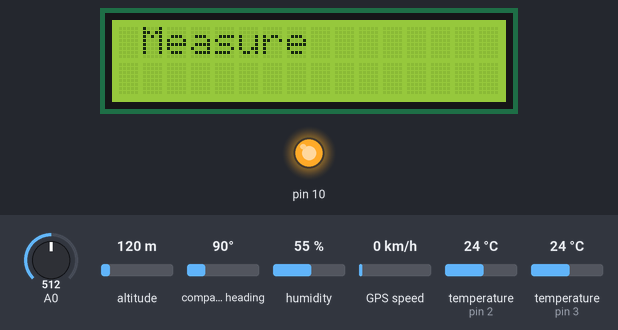
Simulated run of this sketch. Board: Arduino Uno, built with avr-gcc and run on an emulated ATmega328P. Parts: 16×2 character LCD, output pins drawn as LEDs (lit = HIGH). Inputs (shaded band) come from the test bench; at power-on: A0 = 512, altitude 120 m, compass heading 90°, humidity 55 %, GPS speed 0 km/h, temperature (sensors on pin 2, pin 3) 24 °C. Storage starts empty; the GPS gets a fix after 3 s at 37.7749, -122.4194 with 8 satellites; what the sketch prints to the serial monitor is not drawn. At 14.0 s the program stops and its outputs stay as they are.

Above: at 2.2 s.
2.3 s: A0 set to 386
6.4 s: A0 set to 372
At 7.8 s:
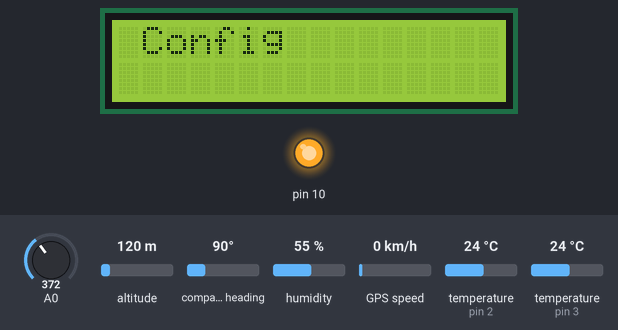
8.4 s: A0 set to 202
10.1 s: A0 set to 181
At 12.1 s:
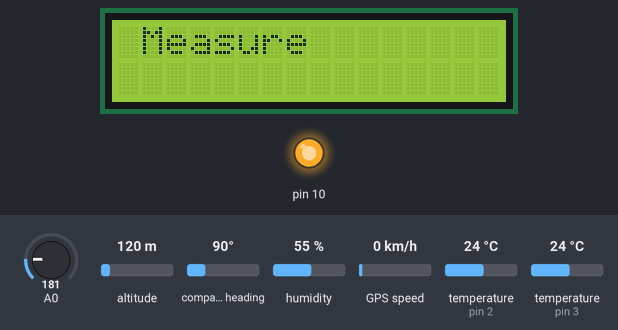
12.4 s: A0 set to 30
At 15.1 s:
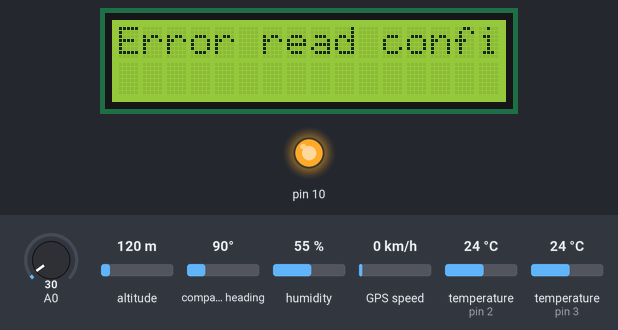
Timing chart, 0 to 15.5 s (numbered marks = the images above; inputs shaded):
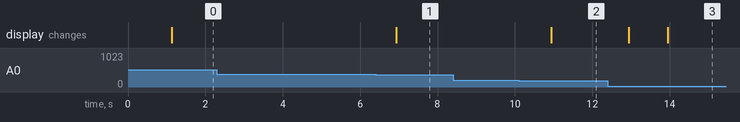

The sketch:

Non-blocking-Temperatursensor.ino
```cpp
#include <LiquidCrystal.h>
#include "DHT.h"
#include <SD.h>
#include <SPI.h>
#include <SoftwareSerial.h>
#include <TinyGPS++.h>
#include <OneWire.h>
#include <DallasTemperature.h>

//gps settings
// this pin will output the DTR signal (as set by the pc)
#define GPS_RXPIN 15 //tx on gps
#define GPS_TXPIN 16
//#define LED_PIN_VALID_SIGNAL 12 //diese led soll ein gültiges signal anzeigen


#define INTERVAL 1000

#define BUTTON_RIGHT  0
#define BUTTON_UP     1
#define BUTTON_DOWN   2
#define BUTTON_LEFT   3
#define BUTTON_SELECT 4
#define BUTTON_NONE   5

#define MENU_MIN 1
#define MENU_MAX 2
#define MENU_MEASURE 1
#define MENU_CONFIG 2

#define SUBMENU 10 //from here it is all submenus, used for moving up

#define SUBMENU_MEASURE_MIN 10
#define SUBMENU_MEASURE_MAX 13
#define SUBMENU_MEASURE_POS 10 //position in list
#define SUBMENU_MEASURE_TEMP 11
#define SUBMENU_MEASURE_DATE 12
#define SUBMENU_MEASURE_SATELLITES 13

#define SUBMENU_CONFIG_MIN 20
#define SUBMENU_CONFIG_MAX 21
#define SUBMENU_CONFIG_CURRENT 20 //position in list
#define SUBMENU_CONFIG_NEW 21
#define SUBMENU_CONFIG_EDIT 22

//CONFIGURATION/////////////////////////////////////////////
LiquidCrystal lcd(8, 9, 4, 5, 6, 7);

TinyGPSPlus gps;
// The serial connection to the GPS device
SoftwareSerial softwareSerial(GPS_RXPIN, GPS_TXPIN);

struct data {
  char date[11];
  char time[9];
  int year;
  byte month;
  byte day;
  byte hoD;
  byte minD;
  byte secD;
  float lat;
  float lng;
  byte numberSatellites;
  long hdop;
  float tempGround;
  float tempDevice;
};

data currentData;

long previousMillis = 0; //used in main loop for delay
uint8_t menuState = MENU_MEASURE;


void setup() {
  // put your setup code here, to run once:
  lcd.begin(16, 2);
  initializeSDCard();
  Serial.begin(9600);

  //begin gps
  softwareSerial.begin(9600);

  updateDisplay();
}

void loop() {
  // put your main code here, to run repeatedly:

  unsigned long currentMillis = millis();

  feedGPS();
  if (softwareSerial.overflow()) {
    Serial.println("Overflow");
  }

  //do this every second (interval = 1000)
  if (currentMillis - previousMillis > INTERVAL) {
    // save the last time you run the if clause
    previousMillis = currentMillis;
    Serial.print("Time: ");
    Serial.println( millis());
    Serial.print("menuState: ");
    Serial.println( menuState);

    getGPSPosition(&currentData);
    printGPSToSerial();

    feedGPS();
    getTemperature(&currentData);

    loopDisplay();
  }

  feedGPS();
  changeMenuState(getButton());
}


///////////////////////////////////////////////////
// updateDisplay
// Updates screen depending on the actual mode.
///////////////////////////////////////////////////
void updateDisplay() {
  switch (menuState) {
    case (MENU_MEASURE):
      write(1, 0, "Measure");
      break;

    case (MENU_CONFIG):
      write (1, 0, "Config");
      break;

    case (SUBMENU_MEASURE_POS):
      write("lon");
      lcd.setCursor(4, 0);
      lcd.print(currentData.lat, 6);
      overwrite(0, 1, "lat");
      lcd.setCursor(4, 1);
      lcd.print(currentData.lng, 5);
      break;

    case (SUBMENU_MEASURE_TEMP):
      write("grd");
      lcd.setCursor(4, 0);
      lcd.print(currentData.tempGround, 5);
      overwrite(0, 1, "dev");
      lcd.setCursor(4, 1);
      lcd.print(currentData.tempDevice, 5);
      break;

    case (SUBMENU_MEASURE_DATE):
      write("date");
      //      if (currentData.day < 10) {
      //        overwrite(0, 5, "0");
      //        lcd.setCursor(0, 6);
      //        lcd.print(currentData.day, 5);
      //      } else {
      //        lcd.setCursor(0, 5);
      //        lcd.print(currentData.day, 5);
      //      }
      //
      //      overwrite(0, 7, ".");
      //      if (currentData.month < 10) {
      //        overwrite(0, 5, "0");
      //        lcd.setCursor(0, 6);
      //        lcd.print(currentData.month, 5);
      //      } else {
      //        lcd.setCursor(0, 5);
      //        lcd.print(currentData.month, 5);
      //      }
      //
      //      overwrite(0, 9, ".");
      //      lcd.setCursor(0, 10);
      //      lcd.print(currentData.year, 5);

      overwrite(5, 0, currentData.date);
      overwrite(0, 1, "time");
      overwrite(5, 1, currentData.time);
      break;

    case (SUBMENU_MEASURE_SATELLITES):
      write("#sat");
      lcd.setCursor(5, 0);
      lcd.print(currentData.numberSatellites, 5);
      overwrite(0, 1, "hdop");
      lcd.setCursor(5, 1);
      lcd.print(currentData.hdop);
      break;

    case (SUBMENU_CONFIG_CURRENT):
      write("current config");
      //      char filename[14] = "";
      //      readConfig(filename);
      overwrite(0, 1, "test.txt");
      break;

    case (SUBMENU_CONFIG_NEW):
      break;

  }


}

void loopDisplay() {
  switch (menuState) {
    case (MENU_MEASURE):
    case (MENU_CONFIG):
      break;

    case (SUBMENU_MEASURE_POS):
      clearline(4, 0);
      lcd.setCursor(4, 0);
      lcd.print(currentData.lat, 5);
      clearline(4, 1);
      lcd.setCursor(4, 1);
      lcd.print(currentData.lng, 5);
      break;

    case (SUBMENU_MEASURE_TEMP):
      clearline(4, 0);
      lcd.setCursor(4, 0);
      lcd.print(currentData.tempGround, 5);
      clearline(4, 1);
      lcd.setCursor(4, 1);
      lcd.print(currentData.tempDevice, 5);
      break;

    case (SUBMENU_MEASURE_DATE):
      //      if (currentData.day < 10) {
      //        overwrite(0, 5, "0");
      //        lcd.setCursor(0, 6);
      //        lcd.print(currentData.day, 5);
      //      } else {
      //        lcd.setCursor(0, 5);
      //        lcd.print(currentData.day, 5);
      //      }
      //
      //      overwrite(0, 7, ".");
      //      if (currentData.month < 10) {
      //        overwrite(0, 5, "0");
      //        lcd.setCursor(0, 6);
      //        lcd.print(currentData.month, 5);
      //      } else {
      //        lcd.setCursor(0, 5);
      //        lcd.print(currentData.month, 5);
      //      }
      //
      //      overwrite(0, 9, ".");
      //      lcd.setCursor(0, 10);
      //      lcd.print(currentData.year, 5);
      clearline(5, 0);
      overwrite(5, 0, currentData.date);
      clearline(5, 1);
      overwrite(5, 1, currentData.time);
      break;

    case (SUBMENU_MEASURE_SATELLITES):
      clearline(5, 0);
      lcd.setCursor(5, 0);
      lcd.print(currentData.numberSatellites);
      clearline(5, 1);
      lcd.setCursor(5, 1);
      lcd.print(currentData.hdop);
      break;

    case (SUBMENU_CONFIG_CURRENT):
      write("current config");
      //      char filename[14] = "";
      //      readConfig(filename);
      overwrite(1, 0, "test.txt");
      break;

    case (SUBMENU_CONFIG_NEW):
      break;

  }

}

///////////////////////////////////////////////////
// changeMenuState
// changes the menu state depending on button pressed
///////////////////////////////////////////////////
void changeMenuState(uint8_t button) {
  if(button == BUTTON_NONE) return;
  switch (menuState) {
    case MENU_MEASURE:
    case MENU_CONFIG:
      handleButton(button, MENU_MIN, MENU_MAX);
      break;

    case SUBMENU_MEASURE_POS :
    case SUBMENU_MEASURE_TEMP :
    case SUBMENU_MEASURE_DATE :
    case SUBMENU_MEASURE_SATELLITES:
      handleButton(button, SUBMENU_MEASURE_MIN, SUBMENU_MEASURE_MAX);
      break;

    case SUBMENU_CONFIG_CURRENT:
    case SUBMENU_CONFIG_NEW :
    case SUBMENU_CONFIG_EDIT:
      handleButton(button, SUBMENU_CONFIG_MIN, SUBMENU_CONFIG_MAX);
      break;
  }
}


void handleButton(uint8_t button, uint8_t min, uint8_t max) {
  switch (button) {
    case BUTTON_UP:
      if (menuState > min) {
        menuState--;
        updateDisplay();
        Serial.println("button UP");
      }
      break;
    case BUTTON_DOWN:
      if (menuState < max) {
        menuState++;
        updateDisplay();
        Serial.println("button DOWN");
      }
      break;
    case BUTTON_LEFT:
      if (min >= SUBMENU) {
        menuState = MENU_MEASURE; //return to main menu
        updateDisplay();
      }
      Serial.println("button LEFT");
      break;
    case BUTTON_RIGHT:
    case BUTTON_SELECT:
      //TODO: depending menustate change state
      if (menuState < SUBMENU){
        menuState = menuState * 10;
        updateDisplay();
      }
      else if (min >= SUBMENU && menuState <= SUBMENU_MEASURE_MAX) { //measure submenue --> store measurement to file
        storeMeasurement(&currentData);
        updateDisplay();
      }

      Serial.println("button SELECT");
      break;
    default:
      break;
  }
}
```

gps.ino
```cpp
///////////////////////////////////////////////////////////////
bool feedGPS() {
  while (softwareSerial.available() > 0) {
    if (gps.encode(softwareSerial.read()))
      return true;
  }
  return false;
}

void getGPSPosition(struct data *position) {

  if (gps.location.isValid())
  { position->lat = (float)gps.location.lat();
    position->lng = (float)gps.location.lng();
  }
  if (gps.date.isValid())
  {
    position->year = (gps.date.year());
    position->month = (gps.date.month());
    position->day = (gps.date.day());
    sprintf(position->date, "%02d.%02d.%4d",
            position->day, position->month, position->year);
  }
  if (gps.time.isValid()) {
    position->hoD = int(gps.time.hour());
    position->minD = int(gps.time.minute());
    position->secD = int(gps.time.second());
    sprintf(position->time, "%02d:%02d:%02d",
            position->hoD, position->minD, position->secD);
  }
  position->numberSatellites = int(gps.satellites.value());
  position->hdop = int(gps.hdop.value());

  //  sprintf(position->date, "%02d.%02d.%4d",
  //          31, 12, 2015);
  //  sprintf(position->time, "%02d:%02d:%02d",
  //          20, 15, 34);
  //  position->lat = 222.34;
  //  position->lng = 111.56;
  //  position->numberSatellites = 8;

}

void printGPSToSerial()
{
  Serial.print(F("Location: "));
  if (gps.location.isValid())
  {
    Serial.print(gps.location.lat(), 6);
    Serial.print(F(","));
    Serial.print(gps.location.lng(), 6);
  }
  else
  {
    Serial.print(F("INVALID"));
  }

  Serial.print(F("  Date/Time: "));
  if (gps.date.isValid())
  {
    Serial.print(gps.date.month());
    Serial.print(F("/"));
    Serial.print(gps.date.day());
    Serial.print(F("/"));
    Serial.print(gps.date.year());
  }
  else
  {
    Serial.print(F("INVALID"));
  }

  Serial.print(F(" "));
  if (gps.time.isValid())
  {
    if (gps.time.hour() < 10) Serial.print(F("0"));
    Serial.print(gps.time.hour());
    Serial.print(F(":"));
    if (gps.time.minute() < 10) Serial.print(F("0"));
    Serial.print(gps.time.minute());
    Serial.print(F(":"));
    if (gps.time.second() < 10) Serial.print(F("0"));
    Serial.print(gps.time.second());
    Serial.print(F("."));
    if (gps.time.centisecond() < 10) Serial.print(F("0"));
    Serial.print(gps.time.centisecond());
  }
  else
  {
    Serial.print(F("INVALID"));
  }

  Serial.println();
}
```

sdcard.ino
```cpp
#define CHIP_SELECT 10 //pin for accessing the sd
#define MAX_LENGTH_FILENAME 8
#define CONFIG_FILE "conf.txt" //config file to store the current logfile name


///////////////////////////////////////////////////
//readConfig
//reads the logfilename from the config file
///////////////////////////////////////////////////
void readConfig(char* filename) {
  uint8_t pos = 0;
  char character;
  //char buffer[14] = "";
  //String settingValue;
  File configFile = SD.open(CONFIG_FILE);
  if (configFile) {
    while (configFile.available()) {
      character = configFile.read();
      //while( configFile.available() && (character != '[')){
      //  character = configFile.read();
      //}
      while (configFile.available() && (character != '=')) { //&& pos < 14) {
        character = configFile.read();
      }
      character = configFile.read(); // leave out the '='
      while (configFile.available() && (character != ']') && pos < 14) {
        filename[pos] = character;
        pos++;
        //settingValue = settingValue + character;
        character = configFile.read();
      }
      //Debugging Printing
      // write("Current config", buffer);
    }
    // close the file:
    configFile.close();
    uint8_t length;
    for (length = 14; length > 0; length--) {
      if (filename[length - 1] == ' ') filename[length - 1] = 0;
      else break;
    }
    return;
  }
  else {
    // if the file didn't open, print an error:
    write("Error read config");
    while (true);
    //Serial.println("Error opening configuration");
    return;
  }
}

///////////////////////////////////////////////////
//writeConfig
//writes the current logfilename to the config file
///////////////////////////////////////////////////
void writeConfig(char* filename, bool printExtension = true) {
  // Delete the old One
  SD.remove(CONFIG_FILE);
  // Create new one
  File logFile = SD.open(CONFIG_FILE, FILE_WRITE);
  logFile.print("[");
  logFile.print("filename=");
  logFile.print(filename);
  if (printExtension) logFile.println(".txt]");
  // close the file:
  logFile.close();
}

///////////////////////////////////////////////////
//storeMeasurement
//Messwert speichern in ausgewählte Logdatei
//speichern
///////////////////////////////////////////////////
void storeMeasurement(struct data *currentData) {
  //TODO
  char filename[14] = "";
  readConfig(filename);
  File datafile = SD.open(filename, FILE_WRITE);
  // if the file is available, write to it:
  if (datafile) {
    datafile.print(currentData->lat, 8);
    datafile.print(",");
    datafile.print(currentData->lng, 8);
    datafile.print(",");
    datafile.print(currentData->date);
    datafile.print(",");
    datafile.print(currentData->time);
    datafile.print(",");
    datafile.print(currentData->tempGround, 8);
    datafile.print(",");
    datafile.print(currentData->tempDevice, 8);
    datafile.println("");

    // dataFile.println(position);
    datafile.close();
    //Serial.println("Measurement done");
  }
  // if the file isn't open, pop up an error:
  else {
    write("Error writing", "measurement to file");
    //waitButton();
    //Serial.println("Error open file");
    //delay(3000);
  }
}

///////////////////////////////////////////////////
//initializeSDCard
//opens communication to sd card
///////////////////////////////////////////////////
void initializeSDCard() {
  // Open serial communications and wait for port to open:
  Serial.begin(9600);
  while (!Serial) {
    ; // wait for serial port to connect. Needed for Leonardo only
  }
  //Serial.print("Initializing SD card...");
  // make sure that the default chip select pin is set to
  // output, even if you don't use it:
  pinMode(10, OUTPUT);
  digitalWrite(10, HIGH); // Add this line

  // see if the card is present and can be initialized:
  if (!SD.begin(CHIP_SELECT)) {
    //if (!SD.begin(10, 11, 12, 13)) {
    write("Card failed", "or not present");
    while (true);
    //Serial.println("Card failed, or not present");
    // don't do anything more:
    return;
  }
  write("SD initialized");
  delay(1000);
  //Serial.println("Card initialized.");
  lcd.clear();
}
```

temperature.ino
```cpp
//device temperature sensor settings
#define DHTPIN 2     // what pin we're connected to
#define DHTTYPE DHT22   // DHT 22  (AM2302)

//ground temperature sensor settings
#define ONE_WIRE_BUS 3 // Data wire is plugged into pin 2 on the Arduino


void getTemperature(struct data *temperature) {
  // Setup a oneWire instance to communicate with any OneWire devices
  OneWire oneWire(ONE_WIRE_BUS);
  // Pass our oneWire reference to Dallas Temperature.
  DallasTemperature sensors(&oneWire);

  sensors.requestTemperatures();
  temperature->tempGround = sensors.getTempCByIndex(0);

  // Initialize DHT sensor for normal 16mhz Arduino
  DHT dht(DHTPIN, DHTTYPE);
  temperature->tempDevice = dht.readTemperature();
}
```

lcd.ino
```cpp
#define BUTTON_PRESS_TIME 200    // button press time in ms

unsigned long buttonPressTime = 0;

////////////////////////////////////////////


void write(char* text) {
  write(0, 0, text);
}

void write(char* text1, char* text2) {
  write(0, 0, text1);
  overwrite(0, 1, text2);
}

void write(short column, uint8_t row,  char* text) {
  lcd.clear();
  overwrite(column, row, text);
}

void overwrite(short column, uint8_t row, char* text) {
  lcd.setCursor(column, row);
  lcd.print(text);
}

void clearline(short column, uint8_t row) {
  lcd.setCursor(column, row);
  lcd.print("                ");
}

///////////////////////////////////////////////////
//getButton
//returns the button code
///////////////////////////////////////////////////
uint8_t getButton() {
  if (millis() - buttonPressTime >= BUTTON_PRESS_TIME) {
    buttonPressTime = millis(); // reset press time

    uint16_t keyValue = analogRead(0);

    if (keyValue > 790) return BUTTON_NONE;
    if (keyValue < 50) {
      return BUTTON_RIGHT;
    }
    if (keyValue < 195) {
      return BUTTON_UP;
    }
    if (keyValue < 380) {
      return BUTTON_DOWN;
    }
    if (keyValue < 555) {
      return BUTTON_LEFT;
    }
    if (keyValue < 790) {
      return BUTTON_SELECT;
    }
  }
  return BUTTON_NONE;
}
```

Measured:
- the behaviour switches between 380 and 379 on A0 (found by bisection; images 0 and 1)
- the behaviour switches between 195 and 194 on A0 (found by bisection; images 1 and 2)
- after the input at 2.3 s, every drawn part: stays the same
- after the input at 6.4 s, the display: changes after 0.53 s (image 1)
- after the input at 8.4 s, every drawn part: stays the same
- after the input at 10.1 s, the display: changes after 0.84 s (image 2)
- after the input at 12.4 s, the display: first changes after 0.54 s (image 3 shows a later state)
